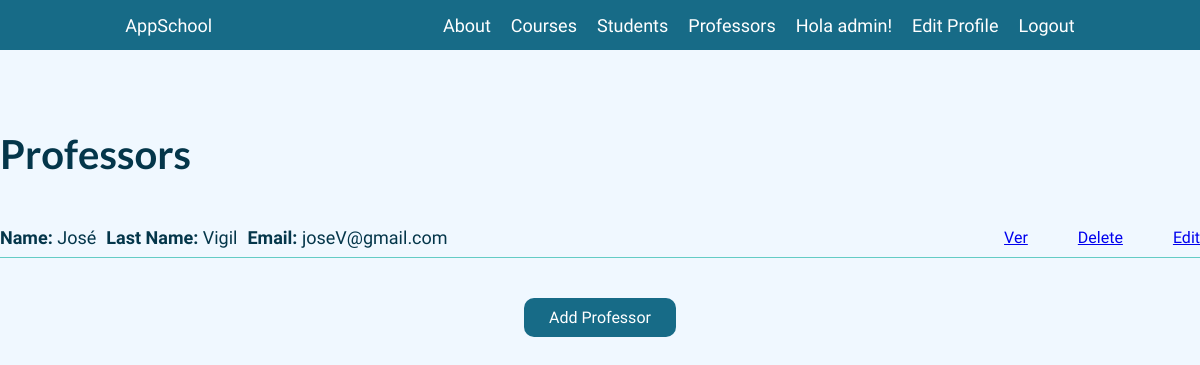
Screenshot of /AppSchool/professors (signed in) with the database file from the repository.
### AppSchool/models.py (models this page shows, shortened)
class Professor(models.Model):
    name = models.CharField(max_length=40)
    lastName = models.CharField(max_length=20)
    email = models.EmailField(max_length=40)

### AppSchool/views.py (the view)
# urls.py: path("professors", professors, name="Professors"),
def professors(request, id=None):
    if id:
        findItem = Professor.objects.get(id=int(id))
        findItem.delete()
    return render(
        request,
        "AppSchool/professors.html",
        {"db": Professor.objects.all()},
    )

### AppSchool/context_processors.py (called while the page is built)
def custom_user(request):
    context = auth(request)
    user = context["user"]
    if user.is_authenticated:
        image = Avatar.objects.filter(user=request.user.id)
        imageQty = len(image)
        if imageQty > 0:
            context["avatarUser"] = image[imageQty - 1]
        else:
            context["avatarUser"] = ""
    return context

### AppSchool/templates/AppSchool/professors.html (shortened to what this page needs)
{% extends "AppSchool/layout.html" %} {% load static %}
{% block section%}
<section class="page">
  <div class="container">
    <div class="title_container">
      <h3 class="subtitle">Professors</h3>
    </div>
    {% if db %} {% for item in db %}
    <div class="list_container">
      <div class="group_container">
        <p class="text text-left"><b>Name:</b> {{item.name}}</p>
        <p class="text text-left"><b>Last Name:</b> {{item.lastName}}</p>
        <p class="text text-left"><b>Email:</b> {{item.email}}</p>
      </div>
      {% if request.user.is_superuser %}
      <div class="rigth_container">
        <a href="{% url 'ProfessorDetail' item.id %}">Ver</a>
        <a href="{% url 'Professors' item.id %}">Delete</a>
        <a href="{% url 'FormProfessor' item.id %}">Edit</a>
      </div>
      {% endif %}
    </div>
    {% endfor %} {% endif %}
    <a class="button" href="{% url 'FormProfessor' %}">Add Professor</a>
  </div>
</section>
{% endblock %}

### AppSchool/templates/AppSchool/layout.html (shortened to what this page needs)
<!DOCTYPE html>
{% load static %}
<html lang="en">
  <head>
    <link href="{% static 'AppSchool/css/style.css' %}" rel="stylesheet" />
  </head>
  <body>
    <nav class="nav">
      <a class="nav_link" href="{% url 'Home' %}">AppSchool</a>
      <ul class="nav_list">
        <li class="nav_item">
          <a class="nav_link" href="{% url 'About' %}">About</a>
        </li>
        <li class="nav_item">
          <a class="nav_link" href="{% url 'Courses' %}">Courses</a>
        </li>
        <li class="nav_item">
          <a class="nav_link" href="{% url 'Students' %}">Students</a>
        </li>
        <li class="nav_item">
          <a class="nav_link" href="{% url 'Professors' %}">Professors</a>
        </li>
        {% if request.user.is_authenticated %}
        <li class="nav_item">
          <div class="user_container">
            <p class="nav_name">Hola {{user.username}}!</p>
          </div>
        </li>
        <li class="nav_item">
          <a class="nav_link" href="{% url 'EditProfile' %}">Edit Profile</a>
        </li>
        <li class="nav_item">
          <a class="nav_link" href="{% url 'Logout' %}">Logout</a>
        </li>
        {% else %}
        <li class="nav_item">
          <a class="nav_link" href="{% url 'Login' %}">Login</a>
        </li>
        {% endif %}
      </ul>
    </nav>
    <section>{% block section %} {% endblock %}</section>
  </body>
</html>

### AppSchool/static/AppSchool/css/style.css (style rules this page uses)
* { padding: 0; margin: 0; box-sizing: border-box; font-family: "Catamaran"; }
.nav { width: 100%; height: 50px; padding: 10px; display: flex; flex-direction: row; justify-content: space-around; align-items: center; background-color: #176b87; }
.nav_list { list-style: none; display: flex; flex-direction: row; justify-content: center; align-items: center; gap: 20px; }
.nav_link { color: black; font-size: 18px; cursor: pointer; text-decoration: none; color: white; }
.nav_name { color: orange; font-size: 18px; text-decoration: none; color: white; }
.page { width: 100%; min-height: calc(100vh - 60px); background-color: aliceblue; }
.container { width: 100%; height: 100%; max-width: 1200px; margin: 0 auto; display: flex; flex-direction: column; justify-content: flex-start; align-items: center; padding: 50px 0; }
.subtitle { color: #04364a; font-size: 40px; font-family: "Lato"; margin: 30px 0; }
.text { color: #04364a; font-size: 18px; }
.text-left { text-align: left; }
.button { padding: 10px 25px; background-color: #176b87; color: white; text-decoration: none; border-radius: 10px; margin: 30px 0; }
.list_container { width: 100%; margin: 10px 0; border-bottom: 1px solid #64ccc5; display: flex; flex-direction: row; justify-content: flex-start; align-items: center; gap: 50px; }
.group_container { width: 100%; display: flex; flex-direction: row; justify-content: flex-start; align-items: center; gap: 10px; }
.rigth_container { width: 100%; margin: 10px 0; display: flex; flex-direction: row; justify-content: flex-end; align-items: center; gap: 50px; }
.title_container { width: 100%; display: flex; flex-direction: row; justify-content: space-between; align-items: center; }
.user_container { display: flex; flex-direction: row; justify-content: center; align-items: center; gap: 10px; }

### rows the page displays
Professor: name "José", lastName "Vigil", email "joseV@gmail.com"

### other values shown
{{ user.username }} "admin"
